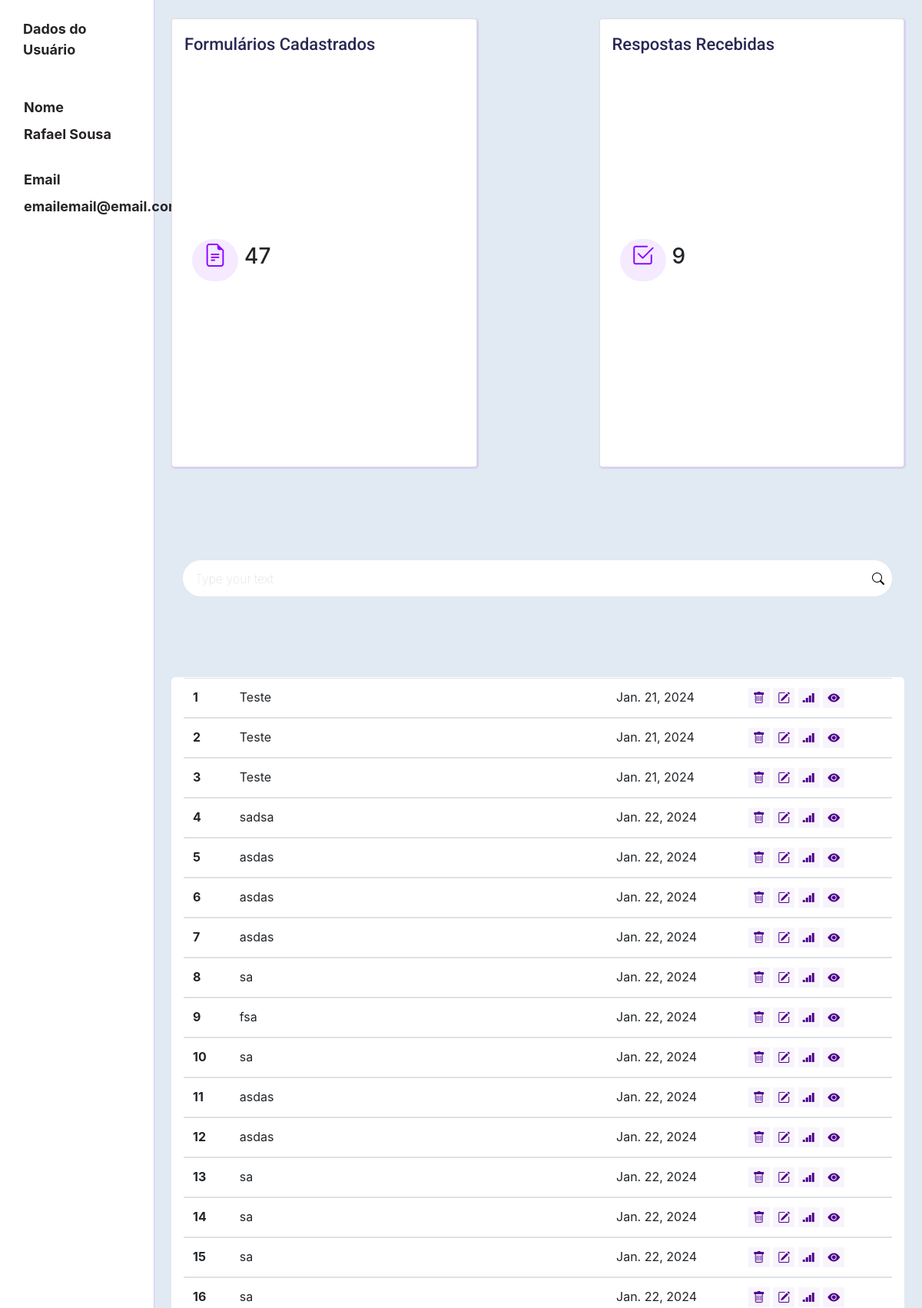
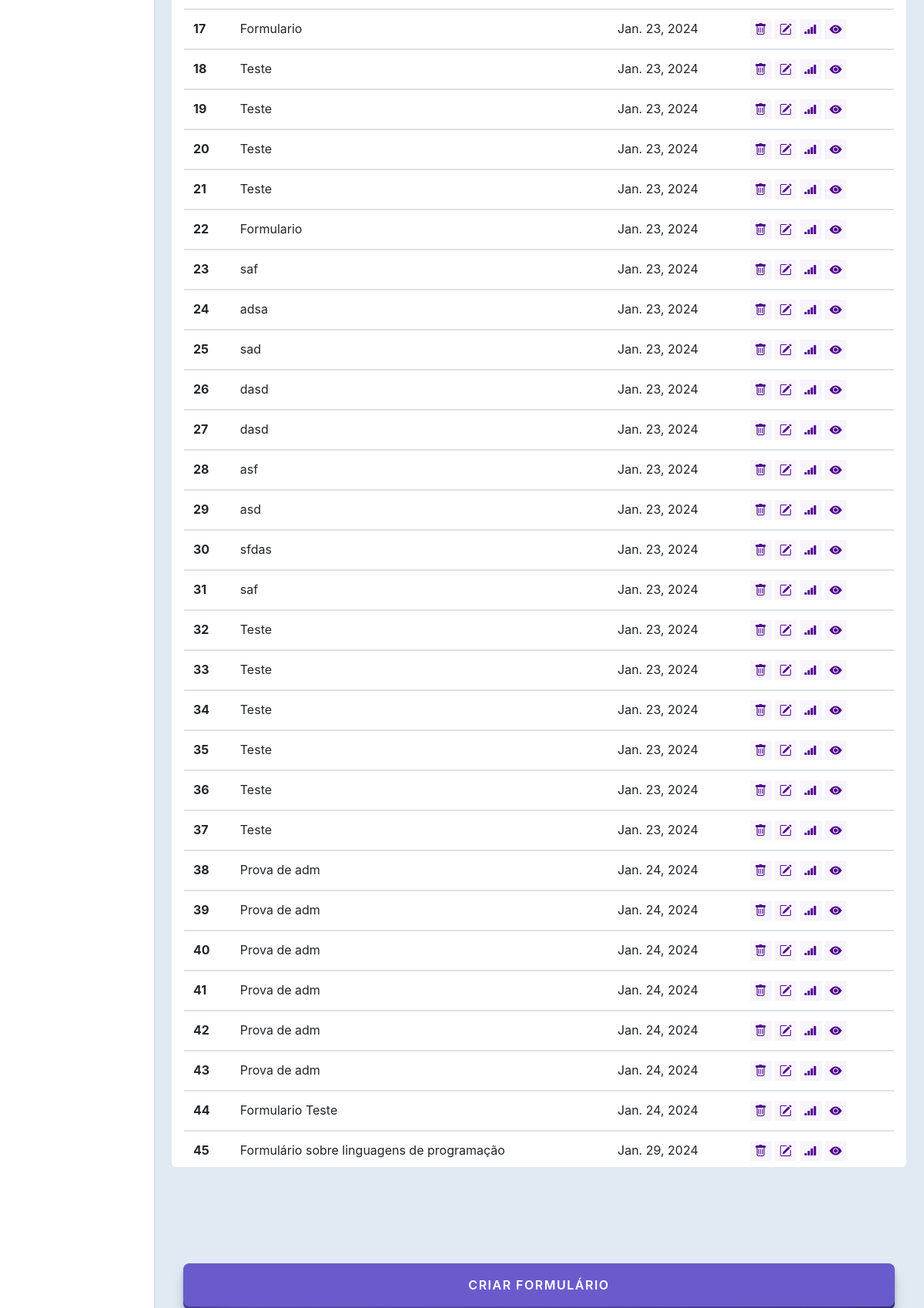
The page /user/pagina_inicial/ (signed in, upper part) on the database its author committed (2 pictures, top to bottom).
### formulario/models.py (models this page shows, shortened)
class FormDinamico(models.Model):
    nome = models.CharField(max_length=60)
    descricao = models.CharField(max_length=500)
    data_criacao = models.DateField()
    user = models.ForeignKey(User, default=None, on_delete=models.CASCADE)

### user/views.py (the view)
# urls.py: path('pagina_inicial/', views.dashboard_view, name='pagina_inicial'),
@login_required
def dashboard_view(request):
    if request.method == 'GET':
        context = {}
        user = request.user
        usuario = User.objects.get(id=user.id)
        formularios = FormDinamico.objects.filter(user_id=1)
        resultado = Resposta.objects.filter(questao__formulario__user=1).values('questao_id').annotate(total=Count('questao_id'))
        print(resultado)
        quantidade_resposta = max(resultado.values('total'), key=lambda x: x['total'])['total']
        lista_formulario = []
        for formulario in formularios:
            dicionario = {
                'id': formulario.id,
                'nome': formulario.nome,
                'descricao': formulario.descricao,
                'data': formulario.data_criacao,
            }
            lista_formulario.append(dicionario)
        context['nome'] = usuario.first_name
        context['sobrenome'] = usuario.last_name
        context['email'] = usuario.email
        context['formularios'] = lista_formulario
        context['quantidade_resposta'] = quantidade_resposta
        context['quantidade_formulario'] = formularios.count()
        return render(request, 'pagina_inicial.html', context)

### user/templates/pagina_inicial.html (shortened to what this page needs)
{% load static %}
<!doctype html>
<html lang="pt-BR">
  <head>
    <link rel="stylesheet" href="https://cdn.jsdelivr.net/npm/bootstrap@4.6.1/dist/css/bootstrap.min.css">
    <link rel="stylesheet" href="{% static 'user/pagina_inicial.css' %}">
    <link rel="stylesheet" href="https://cdn.jsdelivr.net/npm/bootstrap-icons@1.3.0/font/bootstrap-icons.css">
    <link rel="stylesheet" href="https://cdnjs.cloudflare.com/ajax/libs/font-awesome/6.0.0/css/all.min.css">
  </head>
  <body>
    <div class="container-fluid">
      <div class="row">
        <nav class="col-md-2 pt-4 d-flex d-md-block sidebar">
            <div class="container titulo-dados-candidato">
                <p>Dados do Usuário</p>
            </div>
            <div class="sidebar-sticky d-flex flex-column pt-3" style="height: 90vh;">
                <ul class="nav p-2 d-flex flex-column">
                    <li class="nav-item p-2">
                        <label>Nome</label>
                        <p>{{ nome }} {{ sobrenome }}</p>
                    </li>
                    <li class="nav-item p-2">
                        <label>Email</label>
                        <p>{{ email }}</p>
                    </li>
                </ul>
            </div>
        </nav>
        <section class="col-md-10 pt-3 home-section">
            <div class="row m-2 justify-content-between" style="height: 90vh;">
                <div class="col-xxl-4 col-md-5 card">
                    <div class="cad-title"><h5 class="title">Formulários Cadastrados</h5></div>
                    <div class="card-body d-flex">
                        <span class="icon-form"><i class="bi bi-file-earmark-text"></i></span><h3 class="ml-2">{{ quantidade_formulario }}</h3>
                    </div>
                </div>
                <div class="col-xxl-4 col-md-5 card">
                    <div class="cad-title"><h5 class="title">Respostas Recebidas</h5></div>
                    <div class="card-body d-flex">
                        <span class="icon-form"><i class="bi bi-check2-square"></i></span><h3 class="ml-2">{{ quantidade_resposta }}</h3>
                    </div>
                </div>
                <div class="mt-1 col-12">
                    <div class="search mt-3">
                        <input type="text" id="input_busca" class="search__input" placeholder="Type your text">
                        <button class="search__button">
                            <i class="bi bi-search"></i>
                        </button>
                    </div>
                </div>
                <div class="container-form mt-1 col-12">
                    {% if formularios %}
                        <table class="table">
                            {% for formulario in formularios %}
                            <tbody id="table_form">
                            <a href="#">
                                <tr>
                                    <th scope="row">{{ forloop.counter }}</th>
                                    <td>{{ formulario.nome }}</td>
                                    <td>{{ formulario.data }}</td>
                                    <td>
                                        <a href=""><button class="btn-icons"><i class="bi bi-trash"></i></button></a>
                                        <a href=""><button class="btn-icons"><i class="bi bi-pencil-square"></i></i></button></a>
                                        <a href="{% url 'respostas' formulario.id %}"><button class="btn-icons"><i class="bi bi-reception-4"></i></button></a>
                                        <a href=""><button class="btn-icons"><i class="bi bi-eye-fill"></i></button></a>
                                    </td>
                                </tr>
                            </a>
                            </tbody>
                            {% endfor %}
                        </table>
                    {% else %}
                        <h3>Você ainda não cadastrou formulário</h3>
                    {% endif %}
                </div>
                <div class="mt-1 col-12">
                    <a href="{% url 'criar_formulario' %}" class="mt-4 col-12">
                        <div>
                            <div class="">
                                <button class="button-cadastrar">
                                    <span class="front">
                                    Criar Formulário
                                    </span>
                                </button>
                            </div>
                        </div>
                    </a>
                </div>
            </div>
        </section>
      </div>
    </div>
  </body>
</html>

### templates/static/user/pagina_inicial.css (style rules this page uses)
body { background-color: rgb(225, 233, 243); }
.card { padding-left: 1rem; padding-bottom: 10px; height: 15vh; box-shadow: 1px 1px 1px 1px #8c00ff1e; }
.title { padding: 20px 0 5px 0; font-family: "Roboto", sans-serif; font-weight: 500; color: #282753; font-size: 22px; }
.icon-form { width: 60px; background-color: #efdcff9a; border-radius: 50px; color: #8c00ff; display: flex; justify-content: center; font-size: 30px; padding-bottom: 10px; }
.card-body { padding: 0 10px 5px; display: flex; align-items: center; font-size: 28px; }
section .container-form { background-color: white; display: flex; justify-content: center; color: rgb(209, 209, 209); border-radius: 5px; border: 1px solid white; height: 60vh; overflow-y: auto; }
.btn-icons { border-style: none; color: #4e008d; background-color: #d0b6eb27; }
.sidebar { background-color: white; height: 100vh; color: rgb(39, 35, 39); font-size: 18px; font-weight: bold; box-shadow: 1px 0px 1px #8c00ff1e; }
.button-cadastrar { position: relative; background: transparent; padding: 0px; border: none; cursor: pointer; outline-offset: 4px; outline-color: deeppink; transition: filter 250ms; -webkit-tap-highlight-color: rgba(0, 0, 0, 0); width: 100%; }
.front { display: block; position: relative; border-radius: 8px; background: hsl(248, 53%, 58%); padding: 16px 32px; color: white; font-family: -apple-system, BlinkMacSystemFont, "Segoe UI", Roboto, Oxygen, Ubuntu, Cantarell, "Open Sans", "Helvetica Neue", sans-serif; font-weight: 600; text-transform: uppercase; letter-spacing: 1.5px; font-size: 1rem; transform: translateY(-4px); transition: transform 600ms cubic-bezier(0.3, 0.7, 0.4, 1); }
.search { padding-left: 0; display: flex; align-items: center; justify-content: space-between; text-align: center; }
.search__input { font-family: inherit; font-size: inherit; background-color: #ffffff; border: none; color: #646464; padding: 0.7rem 1rem; border-radius: 30px; width: 100%; transition: all ease-in-out .5s; margin-right: -2rem; }
.search__button { border: none; background-color: #ffffff; margin-right: 5px; }

### rows shown on the page
FormDinamico: nome "Teste", data "Jan. 21, 2024"
FormDinamico: nome "Teste", data "Jan. 21, 2024"
FormDinamico: nome "Teste", data "Jan. 21, 2024"
FormDinamico: nome "sadsa", data "Jan. 22, 2024"
FormDinamico: nome "asdas", data "Jan. 22, 2024"
FormDinamico: nome "asdas", data "Jan. 22, 2024"
FormDinamico: nome "asdas", data "Jan. 22, 2024"
FormDinamico: nome "sa", data "Jan. 22, 2024"
FormDinamico: nome "fsa", data "Jan. 22, 2024"
FormDinamico: nome "sa", data "Jan. 22, 2024"
FormDinamico: nome "asdas", data "Jan. 22, 2024"
FormDinamico: nome "asdas", data "Jan. 22, 2024"
FormDinamico: nome "sa", data "Jan. 22, 2024"
FormDinamico: nome "sa", data "Jan. 22, 2024"
FormDinamico: nome "sa", data "Jan. 22, 2024"
FormDinamico: nome "sa", data "Jan. 22, 2024"
FormDinamico: nome "Formulario", data "Jan. 23, 2024"
FormDinamico: nome "Teste", data "Jan. 23, 2024"
FormDinamico: nome "Teste", data "Jan. 23, 2024"
FormDinamico: nome "Teste", data "Jan. 23, 2024"
FormDinamico: nome "Teste", data "Jan. 23, 2024"
FormDinamico: nome "Formulario", data "Jan. 23, 2024"
FormDinamico: nome "saf", data "Jan. 23, 2024"
FormDinamico: nome "adsa", data "Jan. 23, 2024"
FormDinamico: nome "sad", data "Jan. 23, 2024"
FormDinamico: nome "dasd", data "Jan. 23, 2024"
FormDinamico: nome "dasd", data "Jan. 23, 2024"
FormDinamico: nome "asf", data "Jan. 23, 2024"
FormDinamico: nome "asd", data "Jan. 23, 2024"
FormDinamico: nome "sfdas", data "Jan. 23, 2024"
FormDinamico: nome "saf", data "Jan. 23, 2024"
FormDinamico: nome "Teste", data "Jan. 23, 2024"
FormDinamico: nome "Teste", data "Jan. 23, 2024"
FormDinamico: nome "Teste", data "Jan. 23, 2024"
FormDinamico: nome "Teste", data "Jan. 23, 2024"
FormDinamico: nome "Teste", data "Jan. 23, 2024"
FormDinamico: nome "Teste", data "Jan. 23, 2024"
FormDinamico: nome "Prova de adm", data "Jan. 24, 2024"
FormDinamico: nome "Prova de adm", data "Jan. 24, 2024"
FormDinamico: nome "Prova de adm", data "Jan. 24, 2024"
FormDinamico: nome "Prova de adm", data "Jan. 24, 2024"
FormDinamico: nome "Prova de adm", data "Jan. 24, 2024"
FormDinamico: nome "Prova de adm", data "Jan. 24, 2024"
FormDinamico: nome "Formulario Teste", data "Jan. 24, 2024"
FormDinamico: nome "Formulário sobre linguagens de programação", data "Jan. 29, 2024"

### other values the page prints
{{ nome }} "Rafael"
{{ sobrenome }} "Sousa"
{{ email }} "emailemail@email.com"
{{ quantidade_formulario }} "47"
{{ quantidade_resposta }} "9"
